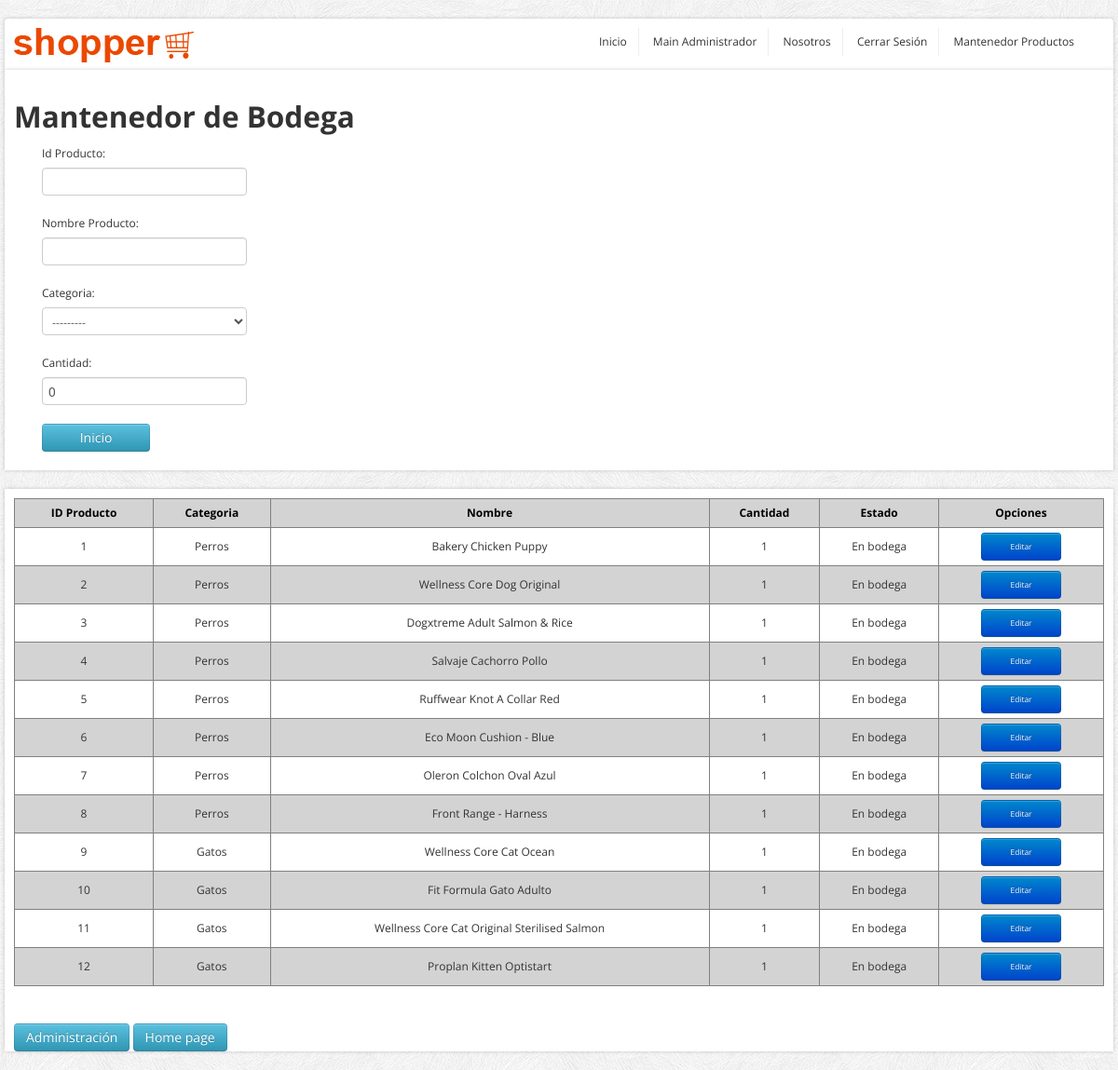
The page /maestro_bodega/ins/-1 (signed in) on the database its author committed.
### core/models.py (models this page shows, shortened)
class Producto(models.Model):
    idProducto = models.IntegerField(primary_key=True, verbose_name="Id Producto")
    nomProducto = models.CharField(max_length=80, blank=False, null=False, verbose_name="Nombre Producto")
    descripcion = models.CharField(max_length=300, null=True, blank=True, verbose_name="Descripción")
    precio = models.IntegerField(verbose_name="Precio")
    porcDesctoSubscriptor = models.IntegerField(blank=False, null=False, default=0,verbose_name="Porcentaje Descuento Suscriptor")
    porcDesctoOferta = models.IntegerField(blank=False, null=False, default=0,verbose_name="Porcentaje Descuento Oferta")
    imagen = models.ImageField(upload_to="images/", default="sinfoto.jpg", null=False, blank=False, verbose_name="Imagen Producto")
    cantidad= models.IntegerField(blank=False, null=False, default=0,verbose_name="Cantidad")
    categoria = models.ForeignKey(Categoria, on_delete=models.DO_NOTHING)

class Categoria(models.Model):
    idCategoria = models.IntegerField(primary_key=True, verbose_name="Id de categoría")
    nombreCategoria = models.CharField(max_length=80, blank=False, null=False, verbose_name="Nombre de la categoría")
    def __str__(self):
        return self.nombreCategoria

### core/views.py (the view, shortened to what this page needs)
# urls.py: path('maestro_bodega/<action>/<id>', maestro_bodega, name="maestro_bodega"),
def maestro_bodega(request, action, id):
    if not (request.user.is_authenticated and request.user.is_staff):
        return redirect(home)
    data = {"mesg": "", "form": BodegaForm, "action": action, "id": id}
    data["list"] = Producto.objects.all().order_by('idProducto')
    return render(request, "core/maestro_bodega.html", data)

### core/templates/core/maestro_bodega.html (shortened to what this page needs)
{% load static %}
<!DOCTYPE html>
<html lang="en">
	<head>
		<link href="../../static/core/css/bootstrap/css/bootstrap.min.css" rel="stylesheet">
		<link href="../../static/core/css/bootstrap/css/bootstrap-responsive.min.css" rel="stylesheet">
		<link href="../../static/core/css/themes/css/bootstrappage.css" rel="stylesheet"/>
		<link href="../../static/core/css/themes/css/flexslider.css" rel="stylesheet"/>
		<link href="../../static/core/css/themes/css/main.css" rel="stylesheet"/>
		<link href="{% static 'core/css/forms.css'%}" rel="stylesheet">
	</head>
    <body>
		<div id="top-bar" class="container">
			<div class="row container-fluid">
					<ul class="user-menu">
						<div class="pull-left">
							<a href="index.html" class="logo pull-left"><img src="../../static/core/css/themes/images/logo.png" class="site_logo" alt=""></a>
						</div>
						<div class="pull-right">
							<li><a href="{% url 'home' %}">Inicio</a></li>
							<li><a href="{% url 'mainAdministrador' %}">Main Administrador</a></li>
							<li><a href="{% url 'sobre_nosotros' %}">Nosotros</a></li>
							<li><a href="{% url 'cerrar_sesion' %}">Cerrar Sesión</a></li>
							<li><a href="{% url 'maestro_producto' 'ins' -1 %}">Mantenedor Productos</a></li>
						</div>
					</ul>
			</div>
		</div>
		<div id="wrapper" class="container">
			<section class="main-content">
			    <br>
				<h2><span>Mantenedor de Bodega</span></h2>
                <div class="span5">
					{% if form %}
					<form method="POST" action="" enctype="multipart/form-data" id="formulario">
						<div class="form-group">
							{% csrf_token %} {{ form.as_p }}
						</div>
						<a class="btn btn-info btnwidth" href="{% url 'home' %}">Inicio</a>
					</form>
					{% endif %}
				</div>
			</section>
		</div>
		<div id="wrapper" class="container">
			<section class="main-content">
				{% if list %}
				<table id="tabla_datos">
					<thead>
						<tr>
							<th>ID Producto</th>
							<th>Categoria</th>
							<th>Nombre</th>
							<th>Cantidad</th>
							<th>Estado</th>
							<th class="titulo_boton">Opciones</th>
						</tr>
					</thead>
					<tbody>
						{% for pro in list %}
						<tr>
							<td align="center">{{ pro.idProducto }}</td>
							<td align="center">{{ pro.categoria }}</td>
							<td align="center">{{ pro.nomProducto }}</td>
							<td align="center">{{ pro.cantidad }}</td>
							<td align="center">En bodega</td>
							<td align="center">
								<a href="{% url 'maestro_bodega' 'upd' pro.idProducto %}"
									class="btn btn-primary btn-sm boton_chico">Editar
								</a>
							</td>
						</tr>
						{% endfor %}
					</tbody>
				</table>
				{% endif %}
				<br>
				<a href="http://127.0.0.1:8000/admin" class="btn btn-info btn-sm">Administración</a>
				<a href="{% url 'home' %}" class="btn btn-info btn-sm">Home page</a>
			</section>
		</div>
    </body>
</html>

### core/static/core/css/themes/css/main.css (style rules this page uses)
body { font-size: 12px; font-family: 'Open Sans', arial, tahoma, sans-serif; background:url(../images/bg.png) repeat 0 0 fixed; }
label, input, button, select, textarea { font-size: 12px; }
ul li a,a { color:#333; outline:0; -webkit-transition: all 0.2s linear; -moz-transition: all 0.2s linear; -o-transition: all 0.2s linear; -ms-transition: all 0.2s linear; transition: all 0.2s linear; }
a { color:#eb4800; }
#wrapper,#top-bar { background: #fff; margin: 20px auto 20px auto; box-shadow: 0px 0px 4px 0px rgba(0, 0, 0, 0.2); -moz-box-shadow: 0px 0px 4px 0px rgba(0, 0, 0, 0.2); -webkit-box-shadow: 0px 0px 4px 0px rgba(0, 0, 0, 0.2); padding:0px 10px; }
#top-bar { background-color:#fff; padding:10px; margin: 20px auto -22px auto; -webkit-border-radius: 4px; -moz-border-radius: 4px; border-radius: 4px; }
#top-bar .user-menu { margin-left: 10px; padding: 0; list-style: none; }
#top-bar .user-menu li { display: inline-block; *display: inline; zoom: 1; border-right: 1px solid #eee; padding: 5px 12px; }
#top-bar .user-menu li:last-child { border-right:0; }

### core/static/core/css/forms.css (style rules this page uses)
#formulario label { width: 150px; }
.btnwidth { width: 90px; }
#tabla_datos { width: 100%; margin: auto; border-collapse: collapse; border: 1px solid gray; margin-top: 10px; margin-bottom: 20px; }
#tabla_datos th, td { border: 1px solid gray; padding: 5px; }
#tabla_datos th { background-color: lightgray; color: black; }
#tabla_datos tr:nth-child(even) { background-color: lightgray; }
.titulo_boton { width: 65; }
.boton_chico { font-size: 0.7em; width: 60px; }

### rows shown on the page
Producto: idProducto "1", categoria "Perros", nomProducto "Bakery Chicken Puppy", cantidad "1"
Producto: idProducto "2", categoria "Perros", nomProducto "Wellness Core Dog Original", cantidad "1"
Producto: idProducto "3", categoria "Perros", nomProducto "Dogxtreme Adult Salmon & Rice", cantidad "1"
Producto: idProducto "4", categoria "Perros", nomProducto "Salvaje Cachorro Pollo", cantidad "1"
Producto: idProducto "5", categoria "Perros", nomProducto "Ruffwear Knot A Collar Red", cantidad "1"
Producto: idProducto "6", categoria "Perros", nomProducto "Eco Moon Cushion - Blue", cantidad "1"
Producto: idProducto "7", categoria "Perros", nomProducto "Oleron Colchon Oval Azul", cantidad "1"
Producto: idProducto "8", categoria "Perros", nomProducto "Front Range - Harness", cantidad "1"
Producto: idProducto "9", categoria "Gatos", nomProducto "Wellness Core Cat Ocean", cantidad "1"
Producto: idProducto "10", categoria "Gatos", nomProducto "Fit Formula Gato Adulto", cantidad "1"
Producto: idProducto "11", categoria "Gatos", nomProducto "Wellness Core Cat Original Sterilised Salmon", cantidad "1"
Producto: idProducto "12", categoria "Gatos", nomProducto "Proplan Kitten Optistart", cantidad "1"
